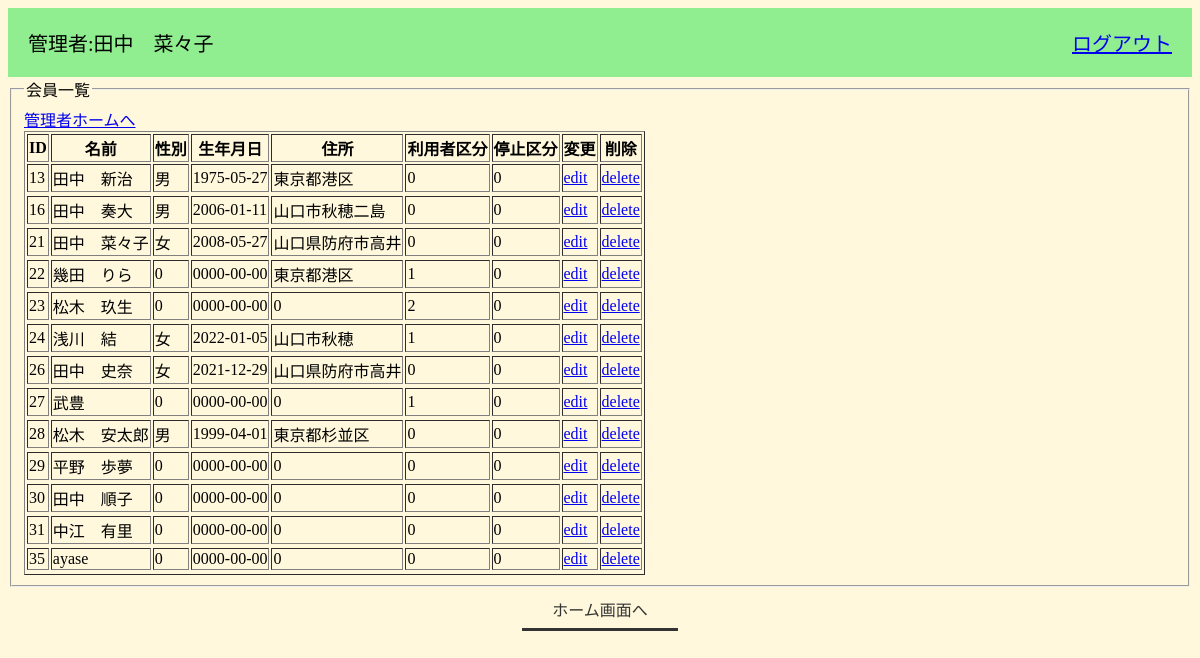
Screenshot of /member_read.php (signed in) with the database file from the repository.
### tables this page shows
CREATE TABLE `member_table` (
  `member_id` int(11) NOT NULL,
  `mbname` varchar(128) NOT NULL,
  `login_id` varchar(128) NOT NULL,
  `password` varchar(128) NOT NULL,
  `is_admin` int(1) NOT NULL,
  `is_dalete` int(1) NOT NULL,
  `seibetu` varchar(64) NOT NULL,
  `barthday` date NOT NULL,
  `mbaddress` varchar(128) NOT NULL,
  `created_at` datetime NOT NULL,
  `update_at` datetime NOT NULL
);

### member_read.php (the view, shortened to what this page needs)
<?php
$pdo = connect_to_db();
$sql = 'SELECT * FROM member_table ORDER BY member_id ASC';
$stmt = $pdo->prepare($sql);
try {
    $status = $stmt->execute();
} catch (PDOException $e) {
    echo json_encode(["sql error" => "{$e->getMessage()}"]);
    exit();
}
$result = $stmt->fetchAll(PDO::FETCH_ASSOC);
$output = "";
foreach ($result as $record) {
    $output .= "<tr><td>{$record['member_id']}</td><td>{$record['mbname']}</td><td>{$record['seibetu']}</td><td>{$record['barthday']}</td><td>{$record['mbaddress']}</td><td>{$record['is_admin']}</td><td>{$record['is_dalete']}</td>
    <td>
        <a href='member_edit.php?id={$record["member_id"]}'>edit</a>
      </td>
      <td>
        <a href='member_delete.php?id={$record["member_id"]}'>delete</a>
      </td><tr>";
}
?>
<!DOCTYPE html>
<html lang="ja">
<head>
    <link rel="stylesheet" href="css/style_home_admin.css">
</head>
<body>
    <header class="header">
        <div class="home_head">
            <p>管理者:<?= $_SESSION['mbname'] ?></p>
        </div>
        <div class="home_head_text">
            <p><a href="logout.php">ログアウト</a></p>
        </div>
    </header>
    <fieldset>
        <legend>会員一覧</legend>
        <a href="admin_home.php">管理者ホームへ</a>
        <table border="1">
            <thead>
                <tr>
                    <th>ID</th>
                    <th>名前</th>
                    <th>性別</th>
                    <th>生年月日</th>
                    <th>住所</th>
                    <th>利用者区分</th>
                    <th>停止区分</th>
                    <th>変更</th>
                    <th>削除</th>
                </tr>
            </thead>
            <tbody>
                <?= $output ?>
            </tbody>
        </table>
    </fieldset>
    <div class="top">
        <a class="gohome" href=" admin_home.php"><span>ホーム画面へ</span></a>
    </div>
</body>
</html>

### css/style_home_admin.css (style rules this page uses)
body { background-color: cornsilk; }
.header { display: flex; justify-content: space-between; background-color: lightgreen; height:auto; }
.home_head { display: flex; justify-content: left; font-size: 20px; margin: 0px 20px; }
.home_head_text { font-size: 20px; margin: 0px 20px; }
.top { display: flex; justify-content: center; }
.gohome { position:relative; color:#333; padding: 10px 30px; display:inline-block; text-decoration: none; outline: none; }
.gohome span { position:relative; z-index: 2; }
.gohome::after { content:''; position:absolute; z-index:1; bottom:0; left:0; background:#333; width:100%; height:3px; transition:all 0.3s ease-in-out; }

### rows the page displays
member_table: member_id "13", mbname "田中 新治", seibetu "男", barthday "1975-05-27", mbaddress "東京都港区", is_admin "0", is_dalete "0"
member_table: member_id "16", mbname "田中 奏大", seibetu "男", barthday "2006-01-11", mbaddress "山口市秋穂二島", is_admin "0", is_dalete "0"
member_table: member_id "21", mbname "田中 菜々子", seibetu "女", barthday "2008-05-27", mbaddress "山口県防府市高井", is_admin "0", is_dalete "0"
member_table: member_id "22", mbname "幾田 りら", seibetu "0", barthday "0000-00-00", mbaddress "東京都港区", is_admin "1", is_dalete "0"
member_table: member_id "23", mbname "松木 玖生", seibetu "0", barthday "0000-00-00", mbaddress "0", is_admin "2", is_dalete "0"
member_table: member_id "24", mbname "浅川 結", seibetu "女", barthday "2022-01-05", mbaddress "山口市秋穂", is_admin "1", is_dalete "0"
member_table: member_id "26", mbname "田中 史奈", seibetu "女", barthday "2021-12-29", mbaddress "山口県防府市高井", is_admin "0", is_dalete "0"
member_table: member_id "27", mbname "武豊", seibetu "0", barthday "0000-00-00", mbaddress "0", is_admin "1", is_dalete "0"
member_table: member_id "28", mbname "松木 安太郎", seibetu "男", barthday "1999-04-01", mbaddress "東京都杉並区", is_admin "0", is_dalete "0"
member_table: member_id "29", mbname "平野 歩夢", seibetu "0", barthday "0000-00-00", mbaddress "0", is_admin "0", is_dalete "0"
member_table: member_id "30", mbname "田中 順子", seibetu "0", barthday "0000-00-00", mbaddress "0", is_admin "0", is_dalete "0"
member_table: member_id "31", mbname "中江 有里", seibetu "0", barthday "0000-00-00", mbaddress "0", is_admin "0", is_dalete "0"
member_table: member_id "35", mbname "ayase", seibetu "0", barthday "0000-00-00", mbaddress "0", is_admin "0", is_dalete "0"

### other values shown
$_SESSION['mbname'] "田中 菜々子"
